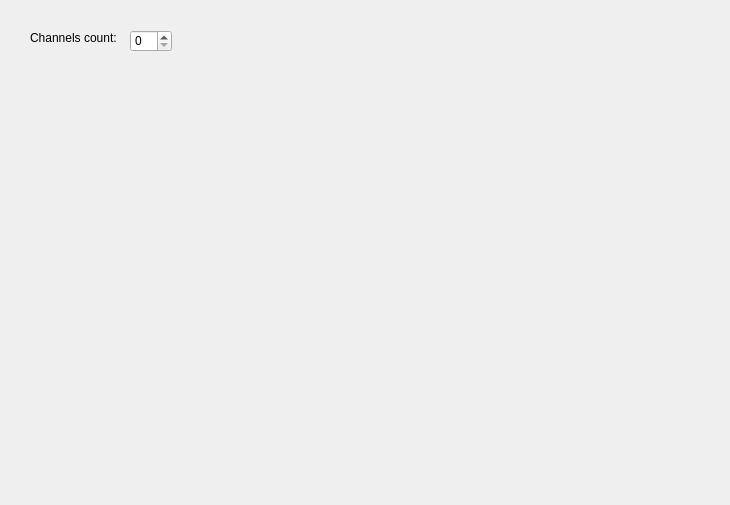
<?xml version="1.0" encoding="UTF-8"?>
<ui version="4.0">
 <class>MainWindow</class>
 <widget class="QMainWindow" name="MainWindow">
  <property name="geometry">
   <rect>
    <x>0</x>
    <y>0</y>
    <width>730</width>
    <height>505</height>
   </rect>
  </property>
  <property name="windowTitle">
   <string>MainWindow</string>
  </property>
  <widget class="QWidget" name="centralWidget">
   <widget class="QLabel" name="label">
    <property name="geometry">
     <rect>
      <x>30</x>
      <y>30</y>
      <width>111</width>
      <height>16</height>
     </rect>
    </property>
    <property name="text">
     <string>Channels count:</string>
    </property>
   </widget>
   <widget class="QSpinBox" name="spinBox">
    <property name="geometry">
     <rect>
      <x>130</x>
      <y>30</y>
      <width>42</width>
      <height>22</height>
     </rect>
    </property>
   </widget>
  </widget>
 </widget>
 <layoutdefault spacing="6" margin="11"/>
 <resources/>
 <connections/>
</ui>
